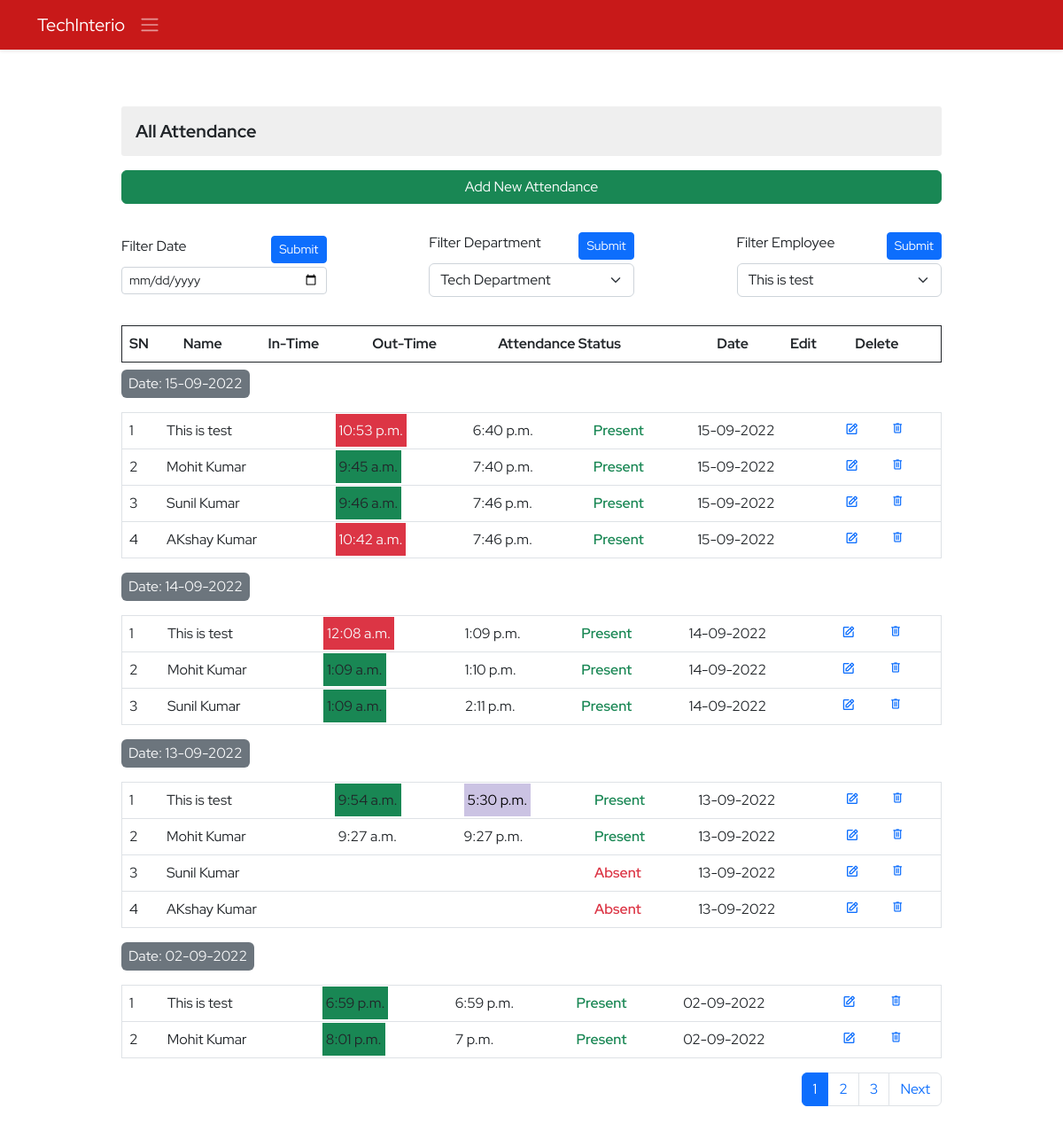
The app's page /ems/attendance/ (signed in), older data.
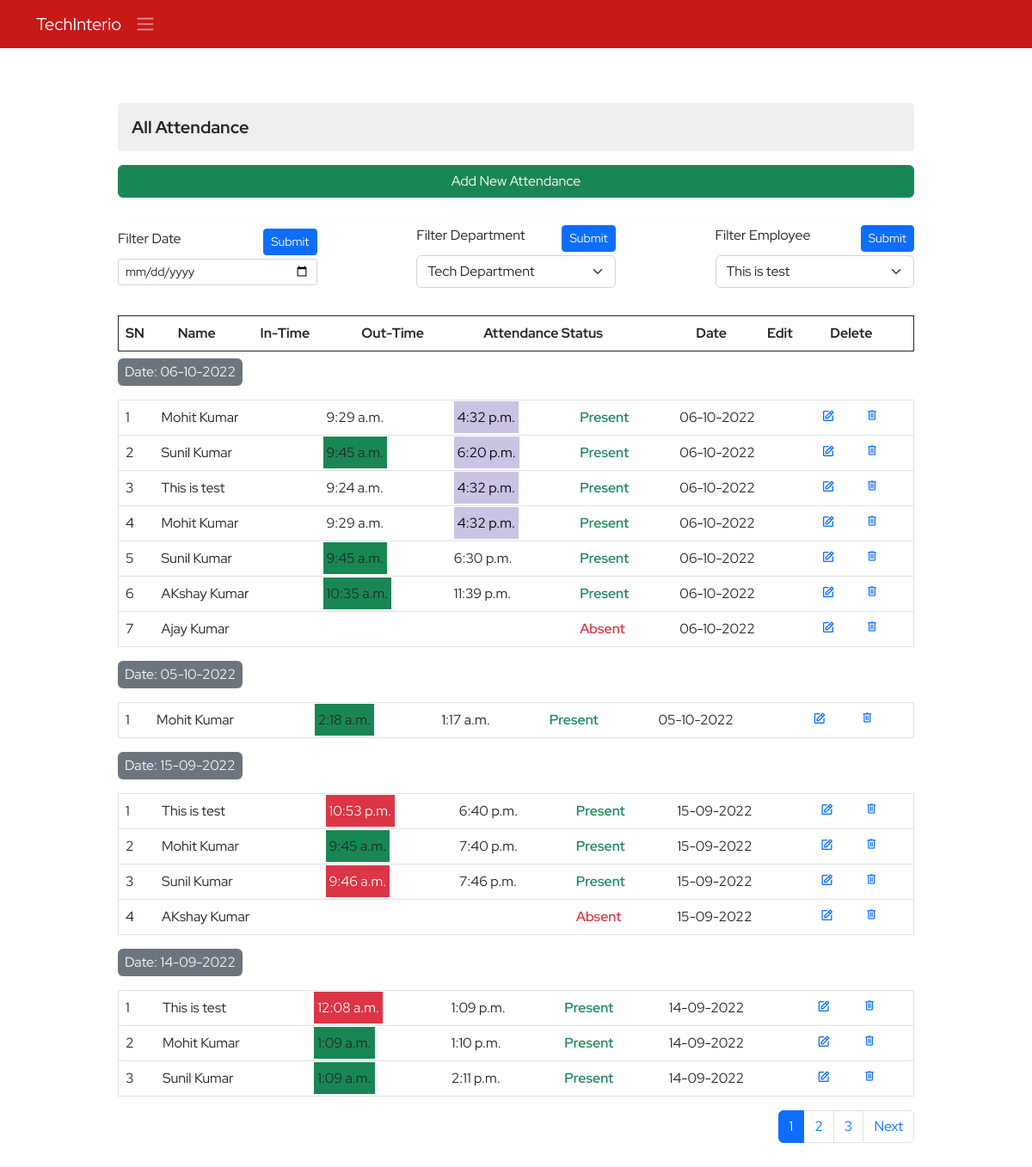
The same page, newer data.
### ems/models.py (models this page shows, shortened)
class Attendance(models.Model):
    employee=models.ForeignKey(Employee,on_delete=models.CASCADE)
    intime=models.TimeField(blank=True, null=True)
    outtime=models.TimeField(blank=True,null=True)
    present=models.BooleanField(default=False)
    date=models.DateField()
    is_late=models.BooleanField(default=False)
    created_at = models.DateTimeField(auto_now_add=True,blank=True,null=True)
    updated_at = models.DateTimeField(auto_now=True,blank=True,null=True)
    @property
    def nocolor(self):
        if self.intime != None:
            split_intime=str(self.intime).split(":")
            intime_hour=int(split_intime[0])
            intime_minute=int(split_intime[1])
            if intime_hour == 9:
                if intime_minute >20 and intime_minute < 45:
                    return True
    @property
    def lightPurple(self):
        if self.outtime != None:
            split_outtime=str(self.outtime).split(":")
            outtime_hour=int(split_outtime[0])
            outtime_minute=int(split_outtime[1])
            if outtime_hour >= 16 and outtime_hour <= 18:
                if outtime_hour == 18 and outtime_minute >20:
                    return False
                return True

class Employee(models.Model):
    empid=models.AutoField(primary_key=True)
    employeeid=models.IntegerField(unique=True, null=True, blank=True)
    user=models.OneToOneField(User,on_delete=models.CASCADE)
    name=models.CharField(max_length=50)
    father_name=models.CharField(max_length=50)
    mother_name=models.CharField(max_length=50,null=True,blank=True)
    avtar=models.ImageField(upload_to='employee_profile_images', blank=True , default='profile.jpg')
    dob=models.DateField()
    email=models.EmailField(max_length=100)
    mobile_no=models.IntegerField()
    emergency_mobile_no=models.IntegerField(null=True,blank=True)
    address=models.OneToOneField(Address, on_delete=models.CASCADE,blank=True, null=True,)
    designation=models.CharField(max_length=70,null=True, blank=True)
    role=models.ForeignKey(Role, on_delete=models.SET_NULL,blank=True, null=True,)
    department=models.ForeignKey(Department, on_delete=models.SET_NULL,blank=True, null=True,)
    joining_date=models.DateField(null=True, blank=True)
    status=models.CharField(max_length=15)
    @property
    def imageURL(self):
        try:
            url=self.avtar.url
        except:
            url=''
        return url

### ems/views.py (the view, shortened to what this page needs)
# urls.py: path('attendance/',attendance,name='attendance'),
@login_required()
def attendance(request):
    context={}
    try:
        if not request.user.is_superuser:
            profile_obj=Employee.objects.get(user=request.user)
            context['profile']=profile_obj
        em_list=list()
        attendance_dates=list()
        nested_attendance=list()
        employees=Employee.objects.all()
        departments=Department.objects.all()
        attendances_objs=Attendance.objects.all().order_by('-date')
        for attend in attendances_objs:
            if attend.date in attendance_dates:
                pass
            else:
                attendance_dates.append(attend.date)
        for i in attendance_dates:
            obj=Attendance.objects.filter(date=i).order_by('date')
            nested_attendance.append(obj)
        for item in employees:
            if item.status == 'Working':
                em_list.append(item)
        paginator=Paginator(nested_attendance,4)
        page_no=request.GET.get('page')
        total_pages=paginator.page_range
        nested_attendance_pages=paginator.get_page(page_no)
        context['pages']=total_pages
        context['employees']=em_list
        context['departments']=departments
        context['filter_employees']=employees
        context['nested_attendence']=nested_attendance_pages
    except Exception as e:
        print('Attendance Exception ',e)
    return render(request,'ems/attendance.html',context)

### ems/templates/ems/attendance.html (shortened to what the changed rows need)
{% extends './base.html' %}
{% block body %}
<section class="py-4">
    <div class="container">
        <div class="row d-flex justify-content-center">
            <div class="col-sm-8 col-md-10 my-3 col-12 overflow-auto">
                <table class="table border border-1 border-dark my-2">
                    <tr>
                        <th>SN</th>
                        <th>Name</th>
                        <th>In-Time</th>
                        <th>Out-Time</th>
                        <th>Attendance Status</th>
                        <th class="me-4">Date</th>
                        <th class="me-4">Edit</th>
                        <th class="me-4">Delete</th>
                    </tr>
                </table>
                {% for nest in nested_attendence %}
                <div class="d-flex align-items-center my-2 mb-3 justify-content-between">
                    {% if nest.count == 1 %}
                    <span class="bg-secondary p-1 px-2 rounded text-light">Date: {{nest.0.date| date:"d-m-Y"}}</span>
                    {% else %}
                    <span class="bg-secondary p-1 px-2 rounded text-light">Date: {{nest.0.date| date:"d-m-Y"}}</span>
                    {% endif %}
                </div>
                <table class="table border attendance-table">
                    {% for item in nest %}
                    <tr>
                        <td>{{forloop.counter}}</td>
                        <td>{{item.employee.name}}</td>
                        {% if item.is_late == True %}
                        <td ><span class="bg-danger text-light p-1 py-2">{{item.intime | time}}</span></td>
                        {% elif item.nocolor == True %}
                        <td><span class=" text-dark p-1 py-2">{{item.intime | time}} </span></td>
                        {% elif item.intime %}
                        <td><span class="bg-success text-dark p-1 py-2">{{item.intime | time}} </span></td>
                        {% else %}
                        <td></td>
                        {% endif %}
                        {% if item.lightPurple == True %}
                        <td><span class="light-purple p-1 py-2">{{item.outtime | time}}</span></td>
                        {% else %}
                        <td>{{item.outtime | time}} </td>
                        {% endif %}
                        {% if item.present %}
                        <td class="text-success fw-semibold ">Present</td>
                        {% else %}
                        <td class="text-danger fw-semibold ">Absent</td>
                        {% endif %}
                        <td>{{item.date | date:"d-m-Y"}}</td>
                        <td class="text-primary ">
                            <i class='bx bx-edit'
                                onclick="editAttendance('{{item.employee.name}}','{{item.intime | time:'G'}}','{{item.outtime| time:'G'}}','{{item.present}}','{{item.date| date:'Y-m-d'}}','{{item.id}}')"
                                data-bs-toggle="modal" data-bs-target="#editmodal"></i>
                        </td>
                        <td class="pe-3"><a href="{% url 'ems:attendance-delete' item.id %}"
                                class="attedance-delete"><span class="material-symbols-outlined">
                                </span></a></td>
                    </tr>
                    {% endfor %}
                </table>
                {% endfor %}
                <nav aria-label="Page navigation example">
                    <ul class="pagination justify-content-end">
                        {% if pages %}
                        {% for p in pages %}
                        {% if p == nested_attendence.number %}
                        <li class="page-item active" aria-current="page"><a class="page-link "
                                href="?page={{p}}">{{p}}</a></li>
                        {% else %}
                        <li class="page-item "><a class="page-link" href="?page={{p}}">{{p}}</a></li>
                        {% endif %}
                        {% endfor %}
                        {% endif %}
                    </ul>
                </nav>
            </div>
        </div>
    </div>
</section>
{% endblock body %}

Row changes from the older to the newer data that the page shows:
no longer on this page (row unchanged): Attendance: date "13-09-2022", employee.name "This is test", intime "9:54 a.m.", outtime "5:30 p.m.", present "Present", date "13-09-2022"
no longer on this page (row unchanged): Attendance: employee.name "Mohit Kumar", intime "9:27 a.m.", outtime "9:27 p.m.", present "Present", date "13-09-2022"
no longer on this page (row unchanged): Attendance: employee.name "Sunil Kumar", is_late False (drawn), present "Absent", date "13-09-2022"
no longer on this page (row unchanged): Attendance: employee.name "AKshay Kumar", is_late False (drawn), present "Absent", date "13-09-2022"
no longer on this page (row unchanged): Attendance: date "02-09-2022", employee.name "This is test", intime "6:59 p.m.", outtime "6:59 p.m.", present "Present", date "02-09-2022"
no longer on this page (row unchanged): Attendance: employee.name "Mohit Kumar", intime "8:01 p.m.", outtime "7 p.m.", present "Present", date "02-09-2022"
added Attendance: date "06-10-2022", employee.name "Mohit Kumar", intime "9:29 a.m.", outtime "4:32 p.m.", present "Present", date "06-10-2022"
added Attendance: employee.name "Sunil Kumar", intime "9:45 a.m.", outtime "6:20 p.m.", present "Present", date "06-10-2022"
added Attendance: employee.name "This is test", intime "9:24 a.m.", outtime "4:32 p.m.", present "Present", date "06-10-2022"
added Attendance: employee.name "Mohit Kumar", intime "9:29 a.m.", outtime "4:32 p.m.", present "Present", date "06-10-2022"
added Attendance: employee.name "Sunil Kumar", intime "9:45 a.m.", outtime "6:30 p.m.", present "Present", date "06-10-2022"
added Attendance: employee.name "AKshay Kumar", intime "10:35 a.m.", outtime "11:39 p.m.", present "Present", date "06-10-2022"
added Attendance: employee.name "Ajay Kumar", is_late False (drawn), present "Absent", date "06-10-2022"
added Attendance: date "05-10-2022", employee.name "Mohit Kumar", intime "2:18 a.m.", outtime "1:17 a.m.", present "Present", date "05-10-2022"
changed Attendance (number 11 of 15 on the later page): is_late False → True (drawn)
changed Attendance (number 12 of 15 on the later page): is_late True → False (drawn); outtime "19:46:00" → empty (drawn); present True → False (drawn)
Text that changed along with them:
new list line: "Date:"
list line gone: "9:46 a.m."
new list line: "9:46 a.m."
list line gone: "10:42 a.m. 7:46 p.m. Present"
new list line: "Absent"
list line gone: "Date:"
